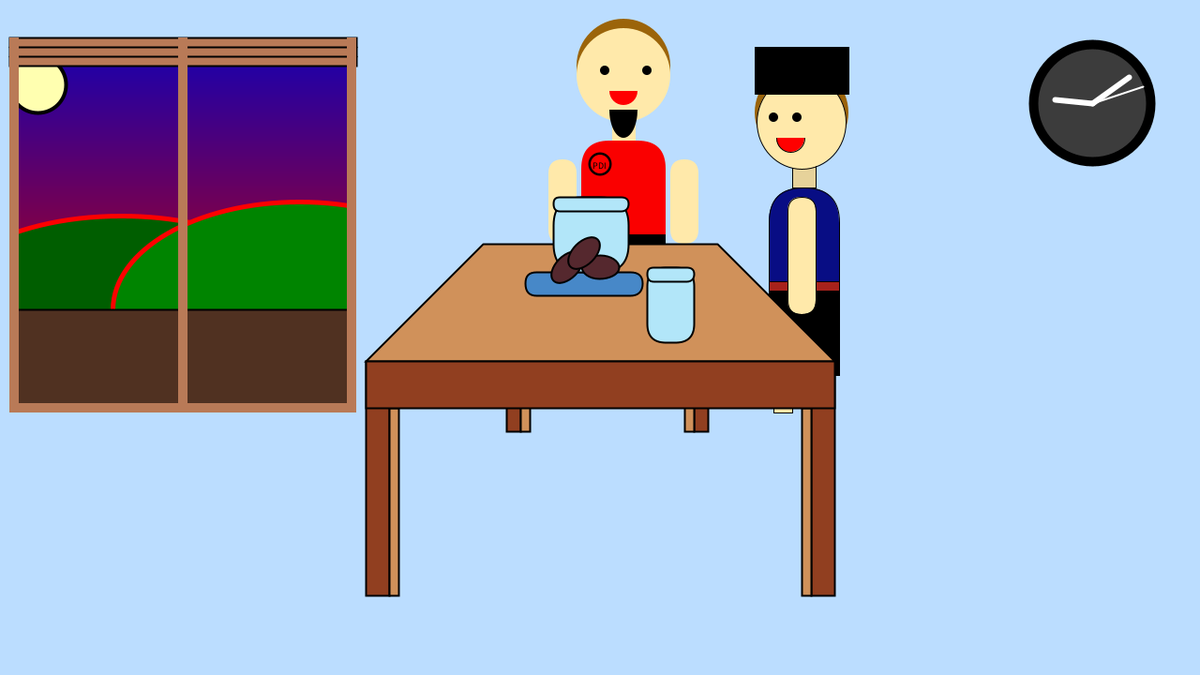
Frame 1 (no input)
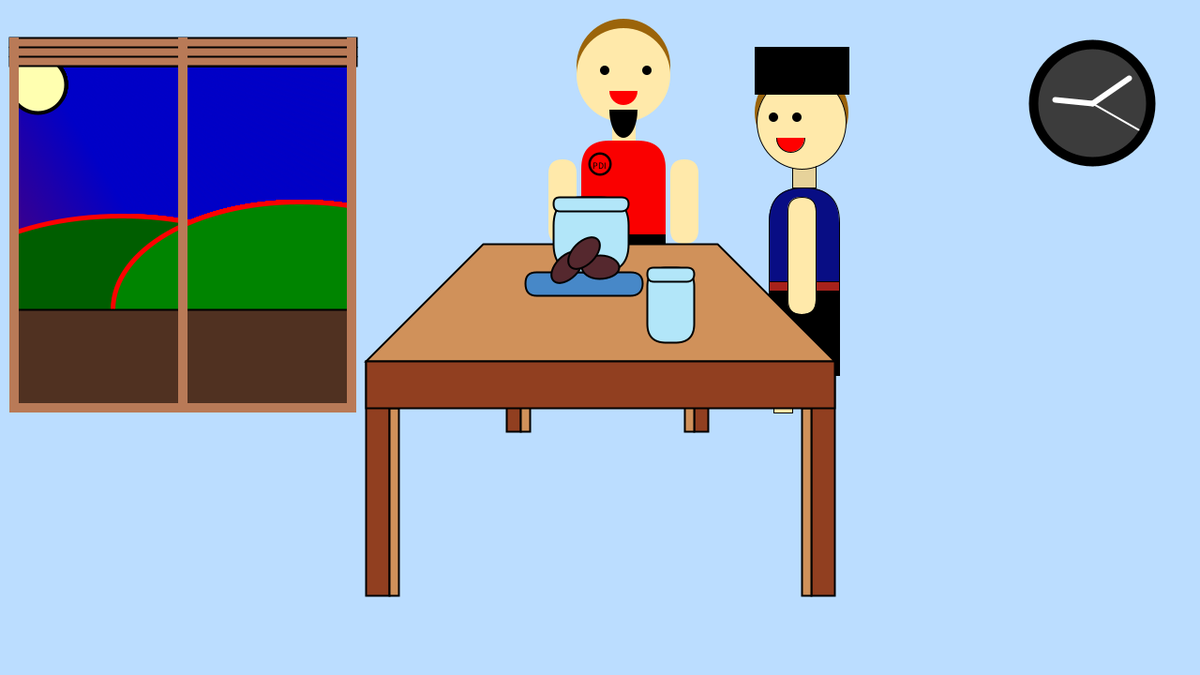
Frame 60 (the mouse pressed at the canvas centre just before this capture)
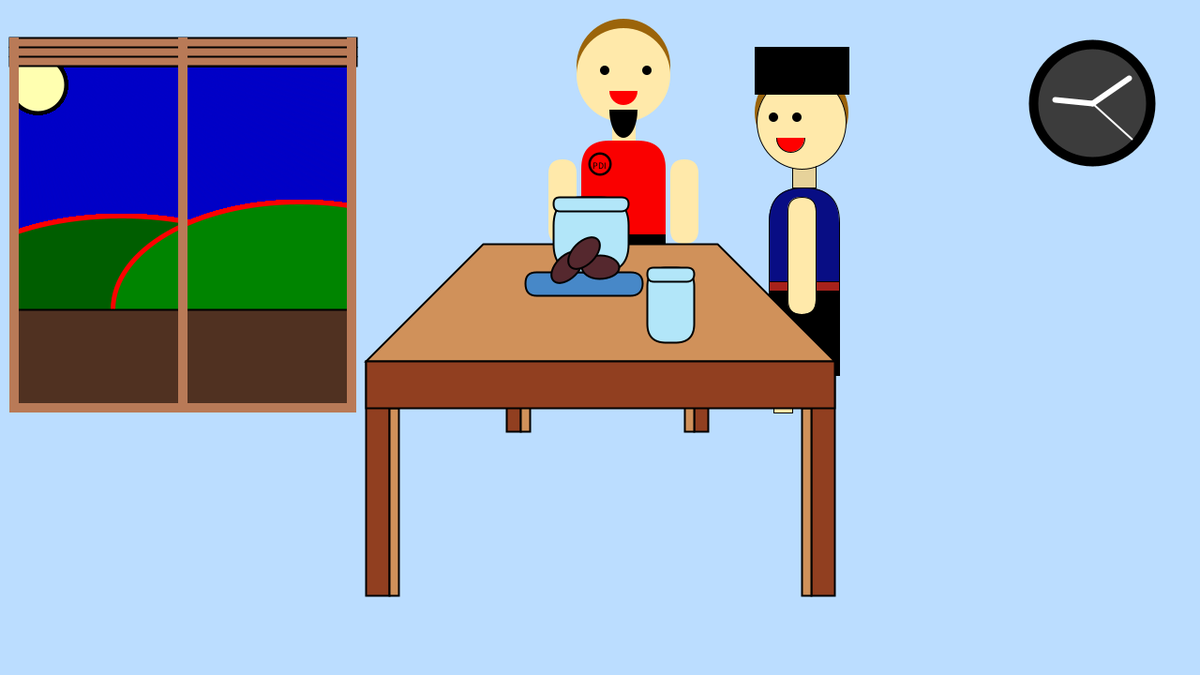
Frame 120 (the mouse held since frame 60 and released just before this capture)

The Processing sketch that drew these frames (run headless with seeded random() and noise(); from frame 60 on, the mouse is pressed at the canvas centre):

// Processing sketch: scen_buka
// ── scen_buka.pde
int cx, cy;
float secondsRadius;
float minutesRadius;
float hoursRadius;
float clockDiameter;
float langit = 0;
int x=1;
int y=-1;
void setup()
{
  size(1280, 720);

  int radius = min(width, height) / 9;
  secondsRadius = radius * 0.72;
  minutesRadius = radius * 0.60;
  hoursRadius = radius * 0.50;
  clockDiameter = radius * 1.8;

  cx = width / 2;
  cy = height / 2;
}

void draw ()
{

  pushMatrix();

  translate(x, y);
  float red = 0;
  rotate(radians(langit));
  langit=langit+1;
  float blue = 200.0;
  float green=0;
  for (int i = 0; i<500; i++) {
    stroke(red, 0, blue, 500);
    line(0, i, 800, i);
    blue= blue-(255/500.0);
    red=red+(255/500.0);
    green= green-(255/500);
  }
  popMatrix();
  int d, e, f;
  d=second();
  e=minute();
  f=hour();

  //gunung
  strokeWeight(5);
  fill(0, 94, 0);
  arc(130, 330, 400, 200, (180*PI)/180, (360*PI)/180);
  fill(0, 132, 0);
  arc(320, 330, 400, 230, (180*PI)/180, (360*PI)/180);


  //bulan
  strokeWeight(4);
  stroke(1);
  fill(255, 255, 176);
  ellipse(40, 90, 60, 60);


  //lahan
  strokeWeight(2);
  stroke(1);
  fill(80, 49, 33);
  quad(0, 330, 380, 330, 380, 450, 0, 450);


  //dinding
  strokeWeight(0);
  noStroke();
  fill(187, 221, 255);
  //atas
  quad(0, 0, 1280, 0, 1280, 40, 0, 40);
  //kanan
  quad(370, 0, 1280, 0, 1280, 720, 370, 720);
  //kiri
  quad(0, 0, 20, 0, 20, 720, 0, 720);
  //bawah
  quad(0, 440, 1280, 440, 380, 1280, 0, 1280);


  //jendela
  strokeWeight(2);
  stroke(1);
  fill(185, 122, 87);
  quad(10, 40, 380, 40, 380, 70, 10, 70);
  line(10, 50, 380, 50);
  line(10, 60, 380, 60);
  noStroke();
  quad(10, 40, 20, 40, 20, 440, 10, 440);
  quad(370, 40, 380, 40, 380, 440, 370, 440);
  quad(190, 40, 200, 40, 200, 440, 190, 440);
  quad(10, 440, 380, 440, 380, 430, 10, 430);



  //JAAAAAAAMMMMMMMMM
  pushMatrix();
  translate(525, -250);
  // Latar Jam
  pushMatrix();
  fill(60);
  stroke(0);
  strokeWeight(10);
  translate(width/2, height/2);
  ellipse(0, 0, 125, 125);
  popMatrix();

  // Angles for sin() and cos() start at 3 o'clock;
  // subtract HALF_PI to make them start at the top
  float s = map(second(), 0, 60, 0, TWO_PI) - HALF_PI;
  float m = map(minute() + norm(second(), 0, 60), 0, 60, 0, TWO_PI) - HALF_PI; 
  float h = map(hour() + norm(minute(), 0, 60), 0, 24, 0, TWO_PI * 2) - HALF_PI;

  // Jarum Jam
  stroke(255);
  strokeWeight(2);
  line(cx, cy, cx + cos(s) * secondsRadius, cy + sin(s) * secondsRadius);
  strokeWeight(6);
  line(cx, cy, cx + cos(m) * minutesRadius, cy + sin(m) * minutesRadius);
  strokeWeight(6);
  line(cx, cy, cx + cos(h) * hoursRadius, cy + sin(h) * hoursRadius);

  // Menit
  /*strokeWeight(2);
   beginShape(POINTS);
   for (int a = 0; a < 360; a+=6) {
   float angle = radians(a);
   float x = cx + cos(angle) * secondsRadius;
   float y = cy + sin(angle) * secondsRadius;
   vertex(x, y);
   }
   endShape();*/
  /*translate(width/2, height/2);
   fill(225, 225, 225);
   textSize(30);
   text("12", -15, -85);
   text("3", 97, 9);
   text("6", -8, 110);
   text("9", -100, 6);*/
  popMatrix();

  translate(width/2, height/2);

  //ARIIIDDDDD
  pushMatrix();
  translate(400, 0);
  pushMatrix(); 
  translate(-625, -350);


  //rambut
  pushMatrix();
  fill(155, 100, 10);
  noStroke();
  ellipse(440, 110, 100, 100);
  popMatrix();


  //leher
  pushMatrix();
  strokeWeight(1);
  stroke(1);
  fill(230, 210, 154);
  rect(430, 160, 25, 30);
  popMatrix();


  //kepala
  pushMatrix();
  strokeWeight(1);
  stroke(1);
  fill(255, 233, 170);
  ellipse(440, 120, 95, 100);
  popMatrix();


  //mata kiri
  pushMatrix();
  fill(0, 0, 0);
  noStroke();
  ellipse(410, 115, 10, 10);
  popMatrix();


  //mata kanan
  pushMatrix();
  fill(0, 0, 0);
  noStroke();
  ellipse(435, 115, 10, 10);
  popMatrix();


  //mulut
  pushMatrix();
  strokeWeight(1);
  stroke(1);
  translate(-22, 0);
  fill(255, 0, 0);
  arc(450, 137, 30, 30, 0, PI);
  popMatrix();


  //peci
  pushMatrix();
  fill(0, 0, 0);
  rect(390, 40, 100, 50);
  popMatrix();


  //badan  
  pushMatrix();
  strokeWeight(1);
  stroke(1);
  fill(8, 13, 132);
  rect(405, 190, 75, 150, 110);
  popMatrix();


  //kaki kiri
  pushMatrix();
  fill(255, 233, 170);
  rect(410, 370, 20, 60);
  popMatrix();


  //kaki kana
  pushMatrix();
  translate(-10, 0);
  fill(255, 233, 170);
  rect(460, 370, 20, 60);
  popMatrix();

  //sarung
  pushMatrix();
  fill(0, 0, 0);
  rect(405, 290, 75, 100);
  popMatrix();


  //kotak kotak sarung
  pushMatrix();
  fill(167, 34, 27);//warna tangan
  rect(405, 290, 75, 10);
  popMatrix();


  //tangan kanan
  pushMatrix();
  strokeWeight(1);
  stroke(0);
  fill(255, 233, 170);
  rect(425, 200, 30, 125, 25);
  popMatrix();
  popMatrix();
  popMatrix();

  //BAPAAAAAAAAAAAAAAAAAAAAAAAAAAKKKKKKKKKKKKKKK

  pushMatrix();
  translate(-425, -400);
  //rambut
  fill(155, 100, 10);
  noStroke();
  ellipse(450, 110, 100, 100);

  //kepala
  fill(255, 233, 170);
  noStroke();
  ellipse(450, 120, 100, 100);

  //mata kiri
  fill(0, 0, 0);
  noStroke();
  ellipse(430, 115, 10, 10);

  //mata kanan
  fill(0, 0, 0);
  noStroke();
  ellipse(475, 115, 10, 10);

  //mulut
  fill(255, 0, 0);
  arc(450, 137, 30, 30, 0, PI);

  //leher
  fill(255, 233, 170);
  rect(438, 160, 25, 30);


  //kumis
  fill(0);
  arc(450, 157, 30, 60, 0, PI);

  //tangan kanan
  fill(255, 233, 170);
  rect(370, 210, 30, 90, 25);

  //badan  
  fill(250, 0, 0);
  rect(405, 190, 90, 200, 30);



  //tangan kiri
  fill(255, 233, 170);
  rect(500, 210, 30, 90, 25);


  //kaki kiri
  fill(255, 233, 170);
  rect(410, 390, 30, 60);

  //kaki kanan
  fill(255, 233, 170);
  rect(460, 390, 30, 60);


  //sarung
  fill(0, 0, 0);
  rect(405, 290, 90, 100);

  //kotak kotak sarung
  fill(25, 10, 255);
  rect(405, 390, 90, 10);

  //lambang PDI
  fill(0);
  ellipse(425, 215, 25, 25); 
  fill(255, 0, 0);
  ellipse(425, 215, 20, 20);
  fill(0);
  textSize(10);
  text("PDI", 417, 220);
  popMatrix();

  //MEJAAAAAAAAA
  //kaki meja
  pushMatrix();
  strokeWeight(2);
  stroke(0);
  fill(145, 63, 32);
  rect(-250, 25, 25, 250);
  fill(208, 145, 90);
  rect(-225, 75, 10, 200);

  fill(145, 63, 32);
  rect(225, 25, 25, 250);
  fill(208, 145, 90);
  rect(215, 75, 10, 200);

  fill(145, 63, 32);
  rect(-100, 0, 15, 100);
  fill(208, 145, 90);
  rect(-85, 0, 10, 100);

  fill(145, 63, 32);
  rect(100, 0, 15, 100);
  fill(208, 145, 90);
  rect(90, 0, 10, 100);

  //alas meja
  strokeWeight(2);
  stroke(1);
  fill(208, 145, 90);
  quad(-125, -100, -250, 25, 250, 25, 125, -100);
  fill(145, 63, 32);
  rect(-250, 25, 500, 50);
  popMatrix();


  //BADAN AYAM
  pushMatrix();
  fill(71, 136, 200);
  rect(-80, -70, 125, 25, 30);
  popMatrix();



  //GELASSSS ARIF
  fill(178, 230, 249);
  rect(50, -75, 50, 80, 20);
  rect(50, -75, 50, 15, 20);

  //GELASSSS BAPA
  pushMatrix();
  translate(-75, -75);
  fill(178, 230, 249);
  rect(25, -75, 80, 80, 30);
  rect(25, -75, 80, 15, 20);
  popMatrix();


  //KURMAAAA
  //kurma1
  pushMatrix();
  fill(85, 40, 46);
  translate(-35,-75);
  rotate(PI/4);
  ellipse(0, 0, 25, 40);
  popMatrix();
    //kurma2
  pushMatrix();
  fill(85, 40, 46);
  translate(-0,-75);
  rotate(PI/2);
  ellipse(0, 0, 25, 40);
  popMatrix();
    //kurma1
  pushMatrix();
  fill(85, 40, 46);
  translate(-17,-90);
  rotate(PI/4);
  ellipse(0, 0, 25, 40);
  popMatrix();
}
